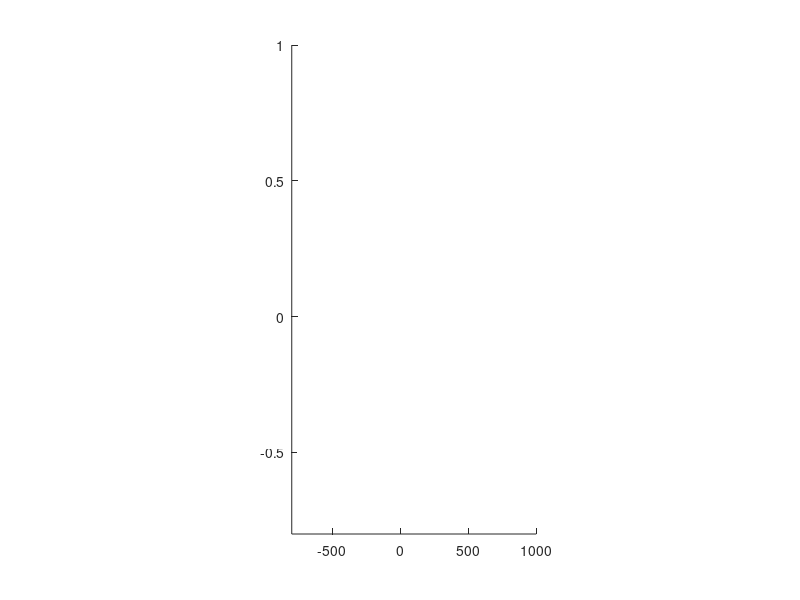

Reproduce this figure in MATLAB. (Note: this script raises an error after producing the figure.)
figure; axis([-800,1000,-0.8,1]);
set(gca, 'PlotBoxAspectRatio', [0.5, 1, 0.5]);
% plot a square
x = [0 1 1 0 0]/3-0.5/3;
y = [0 0 1 1 0]/3-0.5/3;
[x1, y1] = equi2xy(x, y);
hold on; plot(x1, y1);
axis([-1000,1000,-1,1]);
[x2, y2] = xy2equi(x1, y1);
% check x2 == x, y2 == y
if norm(x2 - x) + norm(y2 - y) > 1e-14
    error('something wrong');
end
